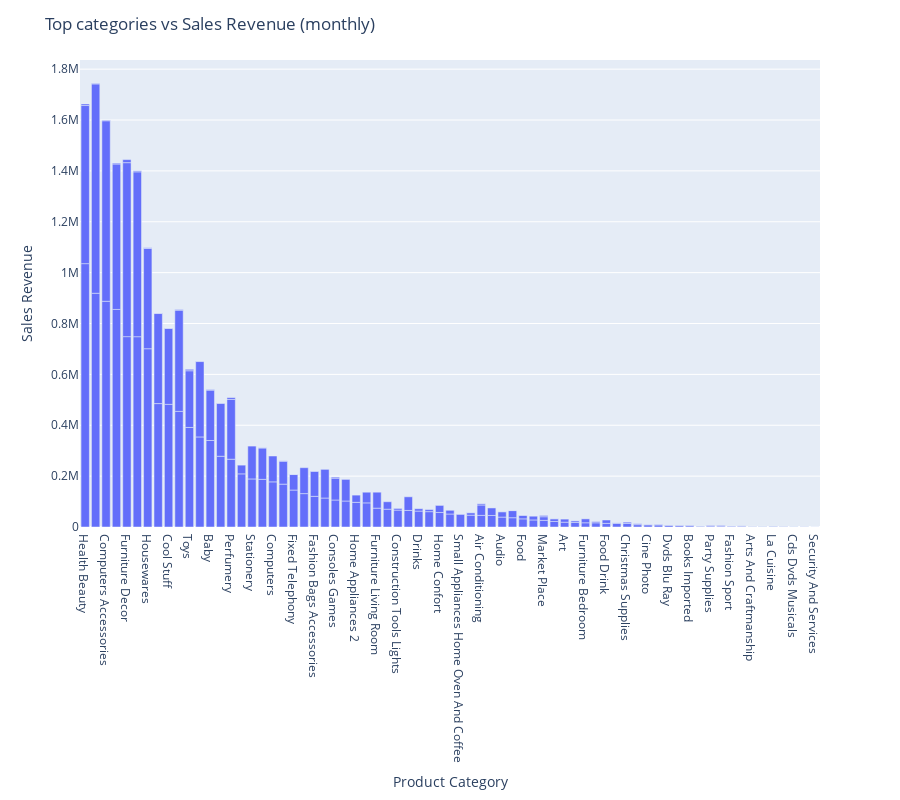

Notebook code cell kept with this figure:
### Code cell
import plotly.express as px

df = df_sales_per_category
fig = px.bar(df, y='Sales Revenue', x='Product Category', text='Sales Revenue', hover_data=['Purchase Year'])
fig.update_traces(texttemplate='%{text:.2s}', textposition='outside')
fig.update_layout(barmode='stack',uniformtext_minsize=8, uniformtext_mode='hide',height=800)
fig.update_layout(title='Top categories vs Sales Revenue (monthly)')
fig.show()

### Figure 1 — Plotly figure (JSON) as saved in the notebook; plotly's stock layout.template omitted (floating-point values rounded to 4 significant figures; data arrays with more than 128 entries replaced by an {"elided": "..."} marker saying what was removed)
{"data": [{"alignmentgroup": "True", "customdata": {"elided": "172x1 int values"}, "hoverlabel": {"namelength": 0}, "hovertemplate": "Product Category=%{x}<br>Sales Revenue=%{text}<br>Purchase Year=%{customdata[0]}", "legendgroup": "", "marker": {"color": "#636efa"}, "name": "", "offsetgroup": "", "orientation": "v", "showlegend": false, "text": {"elided": "172 float values"}, "textposition": "outside", "texttemplate": "%{text:.2s}", "type": "bar", "x": {"elided": "172 str values"}, "xaxis": "x", "y": {"elided": "172 float values"}, "yaxis": "y"}], "layout": {"barmode": "stack", "height": 800, "legend": {"tracegroupgap": 0}, "margin": {"t": 60}, "title": {"text": "Top categories vs Sales Revenue (monthly)"}, "uniformtext": {"minsize": 8, "mode": "hide"}, "xaxis": {"anchor": "y", "domain": [0, 1], "title": {"text": "Product Category"}}, "yaxis": {"anchor": "x", "domain": [0, 1], "title": {"text": "Sales Revenue"}}}}
